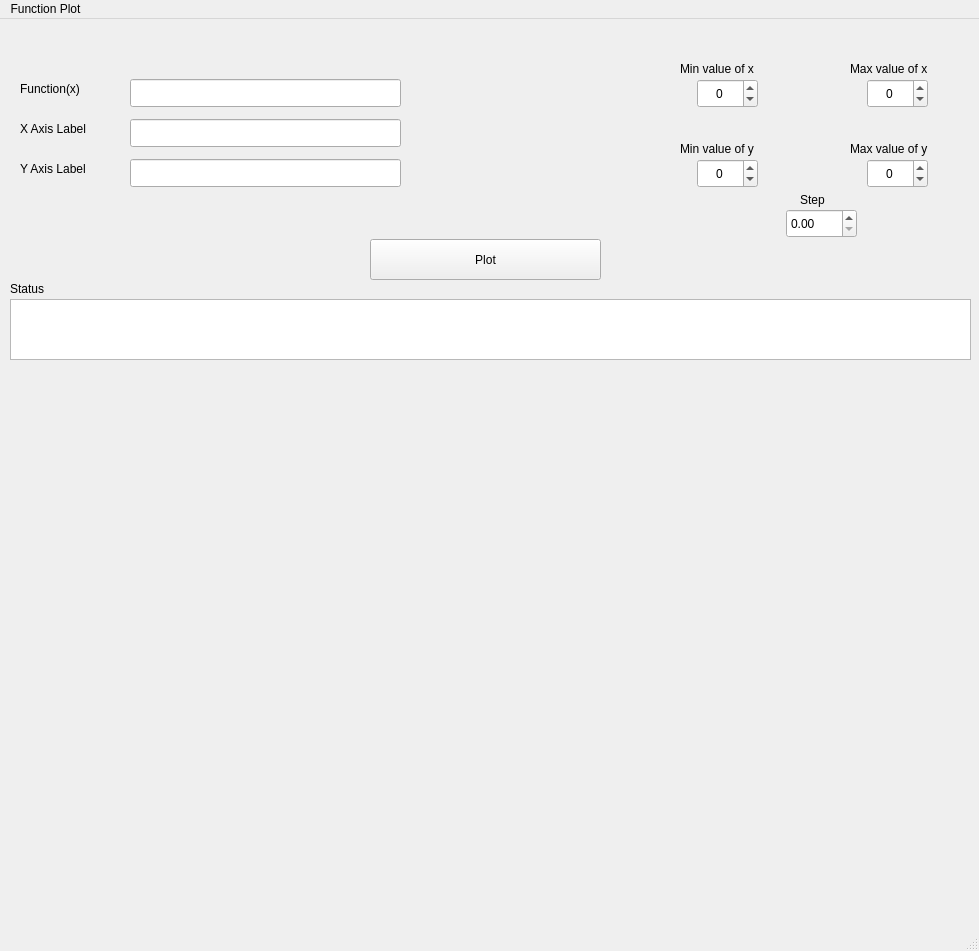
<?xml version="1.0" encoding="UTF-8"?>
<ui version="4.0">
 <class>MainWindow</class>
 <widget class="QMainWindow" name="MainWindow">
  <property name="geometry">
   <rect>
    <x>0</x>
    <y>0</y>
    <width>979</width>
    <height>951</height>
   </rect>
  </property>
  <property name="windowTitle">
   <string>MasterMicro</string>
  </property>
  <property name="layoutDirection">
   <enum>Qt::LeftToRight</enum>
  </property>
  <property name="tabShape">
   <enum>QTabWidget::Rounded</enum>
  </property>
  <property name="dockOptions">
   <set>QMainWindow::AllowTabbedDocks|QMainWindow::AnimatedDocks</set>
  </property>
  <widget class="QWidget" name="centralwidget">
   <widget class="QLineEdit" name="functionInput">
    <property name="geometry">
     <rect>
      <x>130</x>
      <y>60</y>
      <width>271</width>
      <height>28</height>
     </rect>
    </property>
   </widget>
   <widget class="QLineEdit" name="xLabel">
    <property name="geometry">
     <rect>
      <x>130</x>
      <y>100</y>
      <width>271</width>
      <height>28</height>
     </rect>
    </property>
   </widget>
   <widget class="QLineEdit" name="yLabel">
    <property name="geometry">
     <rect>
      <x>130</x>
      <y>140</y>
      <width>271</width>
      <height>28</height>
     </rect>
    </property>
    <property name="alignment">
     <set>Qt::AlignLeading|Qt::AlignLeft|Qt::AlignVCenter</set>
    </property>
   </widget>
   <widget class="QLabel" name="label">
    <property name="geometry">
     <rect>
      <x>20</x>
      <y>60</y>
      <width>101</width>
      <height>20</height>
     </rect>
    </property>
    <property name="text">
     <string>Function(x)</string>
    </property>
   </widget>
   <widget class="QLabel" name="label_2">
    <property name="geometry">
     <rect>
      <x>20</x>
      <y>100</y>
      <width>101</width>
      <height>20</height>
     </rect>
    </property>
    <property name="text">
     <string>X Axis Label</string>
    </property>
   </widget>
   <widget class="QLabel" name="label_3">
    <property name="geometry">
     <rect>
      <x>20</x>
      <y>140</y>
      <width>101</width>
      <height>20</height>
     </rect>
    </property>
    <property name="text">
     <string>Y Axis Label</string>
    </property>
   </widget>
   <widget class="QLabel" name="label_4">
    <property name="geometry">
     <rect>
      <x>680</x>
      <y>40</y>
      <width>101</width>
      <height>20</height>
     </rect>
    </property>
    <property name="text">
     <string>Min value of x</string>
    </property>
   </widget>
   <widget class="QSpinBox" name="minXspinBox">
    <property name="geometry">
     <rect>
      <x>697</x>
      <y>60</y>
      <width>61</width>
      <height>29</height>
     </rect>
    </property>
    <property name="alignment">
     <set>Qt::AlignCenter</set>
    </property>
    <property name="minimum">
     <number>-100</number>
    </property>
    <property name="maximum">
     <number>100</number>
    </property>
   </widget>
   <widget class="QLabel" name="label_5">
    <property name="geometry">
     <rect>
      <x>850</x>
      <y>40</y>
      <width>101</width>
      <height>20</height>
     </rect>
    </property>
    <property name="text">
     <string>Max value of x</string>
    </property>
   </widget>
   <widget class="QSpinBox" name="maxXspinBox">
    <property name="geometry">
     <rect>
      <x>867</x>
      <y>60</y>
      <width>61</width>
      <height>29</height>
     </rect>
    </property>
    <property name="alignment">
     <set>Qt::AlignCenter</set>
    </property>
    <property name="minimum">
     <number>-100</number>
    </property>
    <property name="maximum">
     <number>100</number>
    </property>
   </widget>
   <widget class="QLabel" name="label_6">
    <property name="geometry">
     <rect>
      <x>680</x>
      <y>120</y>
      <width>101</width>
      <height>20</height>
     </rect>
    </property>
    <property name="text">
     <string>Min value of y</string>
    </property>
   </widget>
   <widget class="QSpinBox" name="minYspinBox">
    <property name="geometry">
     <rect>
      <x>697</x>
      <y>140</y>
      <width>61</width>
      <height>29</height>
     </rect>
    </property>
    <property name="alignment">
     <set>Qt::AlignCenter</set>
    </property>
    <property name="minimum">
     <number>-100</number>
    </property>
    <property name="maximum">
     <number>100</number>
    </property>
   </widget>
   <widget class="QLabel" name="label_7">
    <property name="geometry">
     <rect>
      <x>850</x>
      <y>120</y>
      <width>101</width>
      <height>20</height>
     </rect>
    </property>
    <property name="text">
     <string>Max value of y</string>
    </property>
   </widget>
   <widget class="QSpinBox" name="maxYspinBox">
    <property name="geometry">
     <rect>
      <x>867</x>
      <y>140</y>
      <width>61</width>
      <height>29</height>
     </rect>
    </property>
    <property name="alignment">
     <set>Qt::AlignCenter</set>
    </property>
    <property name="minimum">
     <number>-100</number>
    </property>
    <property name="maximum">
     <number>100</number>
    </property>
    <property name="singleStep">
     <number>1</number>
    </property>
    <property name="value">
     <number>0</number>
    </property>
   </widget>
   <widget class="QLabel" name="label_8">
    <property name="geometry">
     <rect>
      <x>800</x>
      <y>170</y>
      <width>41</width>
      <height>21</height>
     </rect>
    </property>
    <property name="text">
     <string>Step</string>
    </property>
   </widget>
   <widget class="QDoubleSpinBox" name="stepSpinBox">
    <property name="geometry">
     <rect>
      <x>786</x>
      <y>190</y>
      <width>71</width>
      <height>29</height>
     </rect>
    </property>
    <property name="decimals">
     <number>2</number>
    </property>
    <property name="maximum">
     <double>1.000000000000000</double>
    </property>
    <property name="singleStep">
     <double>0.010000000000000</double>
    </property>
    <property name="value">
     <double>0.000000000000000</double>
    </property>
   </widget>
   <widget class="QTextBrowser" name="statusField">
    <property name="geometry">
     <rect>
      <x>10</x>
      <y>280</y>
      <width>961</width>
      <height>61</height>
     </rect>
    </property>
   </widget>
   <widget class="QPushButton" name="PlotButton">
    <property name="geometry">
     <rect>
      <x>370</x>
      <y>220</y>
      <width>231</width>
      <height>41</height>
     </rect>
    </property>
    <property name="text">
     <string>Plot</string>
    </property>
   </widget>
   <widget class="QLabel" name="label_9">
    <property name="geometry">
     <rect>
      <x>10</x>
      <y>260</y>
      <width>63</width>
      <height>20</height>
     </rect>
    </property>
    <property name="text">
     <string>Status</string>
    </property>
   </widget>
   <widget class="QCustomPlot" name="customPlot" native="true">
    <property name="geometry">
     <rect>
      <x>9</x>
      <y>359</y>
      <width>961</width>
      <height>531</height>
     </rect>
    </property>
   </widget>
  </widget>
  <widget class="QMenuBar" name="menubar">
   <property name="geometry">
    <rect>
     <x>0</x>
     <y>0</y>
     <width>979</width>
     <height>25</height>
    </rect>
   </property>
   <widget class="QMenu" name="menuFunction_Plot">
    <property name="title">
     <string>Function Plot</string>
    </property>
   </widget>
   <addaction name="menuFunction_Plot"/>
  </widget>
  <widget class="QStatusBar" name="statusbar"/>
 </widget>
 <customwidgets>
  <customwidget>
   <class>QCustomPlot</class>
   <extends>QWidget</extends>
   <header>qcustomplot.h</header>
   <container>1</container>
  </customwidget>
 </customwidgets>
 <resources/>
 <connections/>
</ui>
